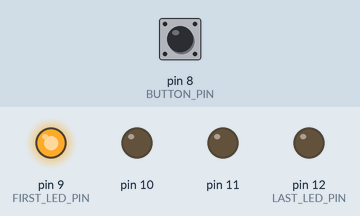
This sketch was run on a simulated Arduino Uno, built with avr-gcc and run on an emulated ATmega328P. On the bench: output pins drawn as LEDs (lit = HIGH). The inputs (shaded band) are chosen by the test bench; at power-on: pin 8 (BUTTON_PIN) HIGH.

Above: at 1.2 s.
1.3 s: pin 8 (BUTTON_PIN) pulled LOW for 0.15 s
At 1.8 s:
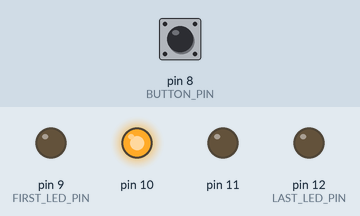
2.9 s: pin 8 (BUTTON_PIN) pulled LOW for 1 s
At 4.2 s:
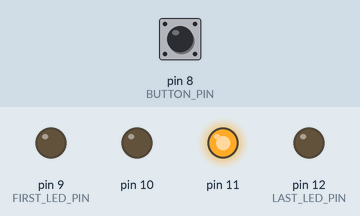
5.4 s: pin 8 (BUTTON_PIN) pulled LOW for 0.15 s
At 6.1 s:
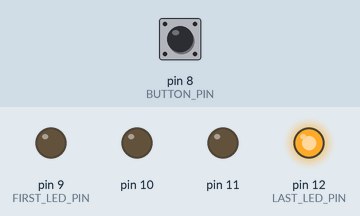
7.0 s: pin 8 (BUTTON_PIN) pulled LOW for 3.2 s
At 11.4 s:
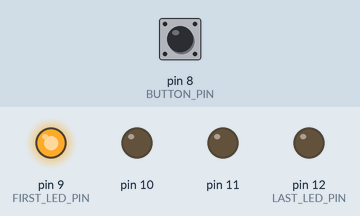
Timing chart, 0 to 12.7 s (numbered marks = the images above; inputs shaded):
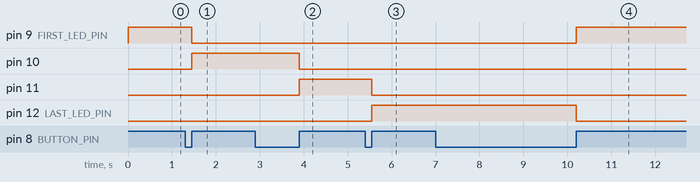

Measured:
- after the input at 1.3 s, pin 9 (FIRST_LED_PIN): HIGH → LOW after 0.15 s; pin 10: LOW → HIGH after 0.15 s
- after the input at 2.9 s, pin 10: HIGH → LOW after 1.0 s; pin 11: LOW → HIGH after 1.0 s
- after the input at 5.4 s, pin 11: HIGH → LOW after 0.15 s; pin 12 (LAST_LED_PIN): LOW → HIGH after 0.15 s
- after the input at 7.0 s, pin 9 (FIRST_LED_PIN): LOW → HIGH after 3.2 s; pin 12 (LAST_LED_PIN): HIGH → LOW after 3.2 s

The sketch:

attiny13a_4counter.ino
```cpp
/*
 * Attiny13Aを使った4進カウンターIC
 *
 * [動作説明]
 * PB0の状態がLOW→HIGH（ポジティブエッジ）になったら
 * 4つの出力端子が順に1つずつHIGHになる
 *
 * [配線]
 * 1(PB5):リセット…開放しておく
 * 2(PB3):出力端子…3番目のLEDを接続
 * 3(PB4):出力端子…4番目のLEDを接続
 * 4(GND):電源の(-)を接続
 * 5(PB0):入力端子…10kΩでプルダウンしSWでVCCに接続するとHIGHとなる(1カウント)
 * 6(PB1):出力端子…1番目のLEDを接続
 * 7(PB2):出力端子…2番目のLEDを接続
 * 8(VCC):電源の(+)を接続
 */

#include <avr/io.h>
#include <util/delay.h>

#define BUTTON_PIN PINB0
#define FIRST_LED_PIN PORTB1
#define LAST_LED_PIN PORTB4
#define DEBOUNCE_DELAY 10 // 10msのデバウンスディレイ

uint8_t currentLedPin = FIRST_LED_PIN;

void setup() {
  DDRB &= ~(1 << DDB0); // PB0を入力ピンとして設定
  PORTB |= (1 << PORTB0); // PB0の内部プルアップ抵抗を有効化

  DDRB |= ((1 << DDB1) | (1 << DDB2) | (1 << DDB3) | (1 << DDB4)); // PB1-4を出力ピンとして設定
  PORTB &= ~((1 << PORTB1) | (1 << PORTB2) | (1 << PORTB3) | (1 << PORTB4)); // PB1-4のLEDを初期的に全て消灯
}

void loop() {
  static uint8_t lastButtonState = 0; // 前回のボタンの状態を保存
  uint8_t buttonState = PINB & (1 << BUTTON_PIN); // 現在のボタンの状態を読み取り

  // ボタンの状態が前回と異なり、かつ、ボタンが押されている場合
  if ((buttonState != lastButtonState) && buttonState) {
    PORTB &= ~((1 << PORTB1) | (1 << PORTB2) | (1 << PORTB3) | (1 << PORTB4)); // 全てのLEDを消灯
    PORTB |= (1 << currentLedPin); // 現在のLEDを点灯

    // 次のLEDに移動または最初のLEDに戻る
    currentLedPin++;
    if (currentLedPin > LAST_LED_PIN) {
      currentLedPin = FIRST_LED_PIN;
    }

    _delay_ms(DEBOUNCE_DELAY); // デバウンスディレイ
  }

  lastButtonState = buttonState; // 現在のボタンの状態を保存
}
```
